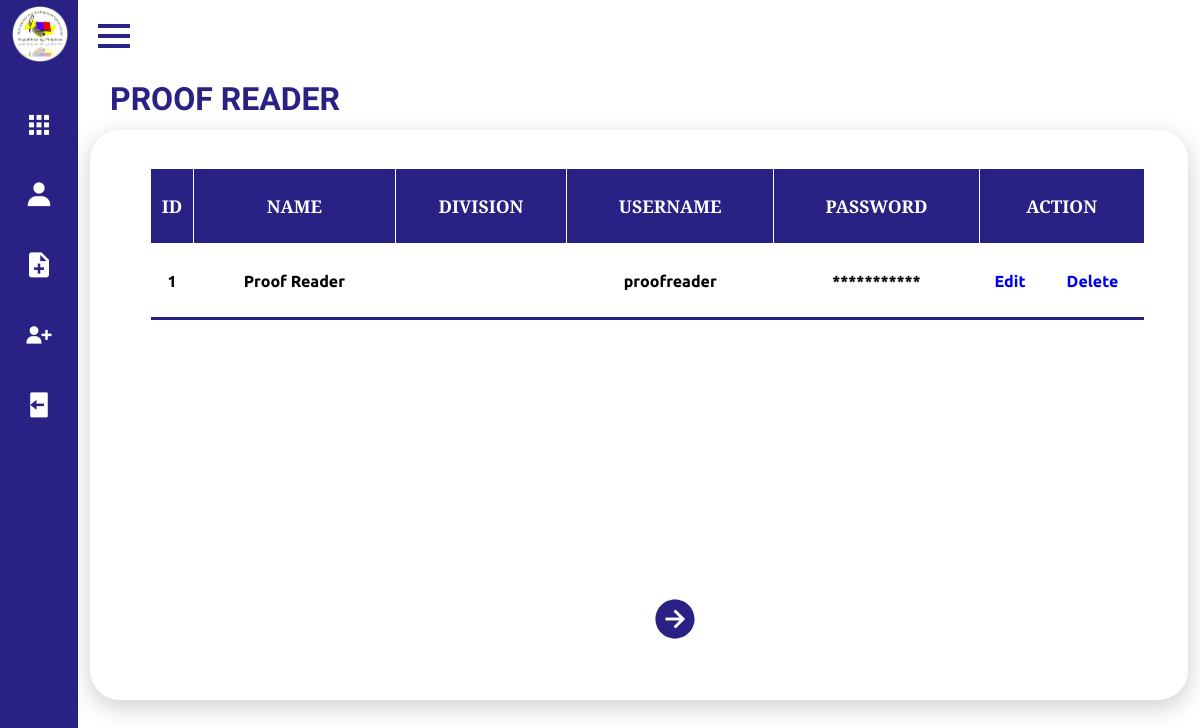
Before: /Frontend/Dashboard/proofreaderaccounts.php with the older database file.
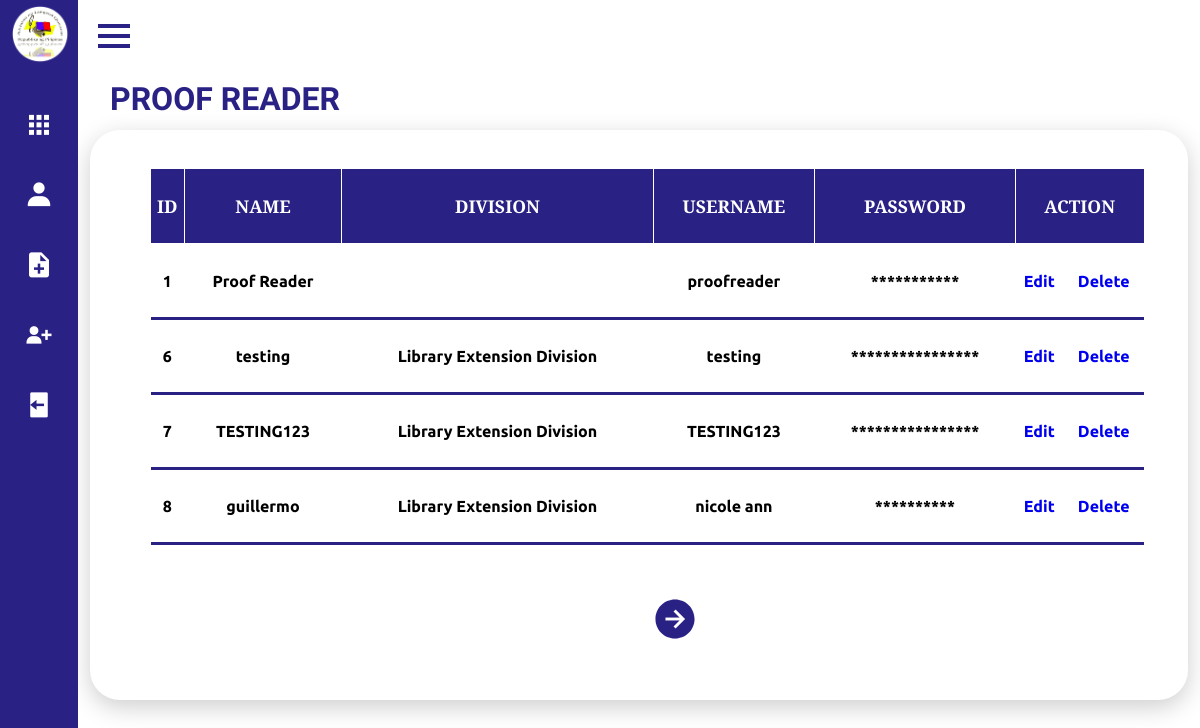
After: the same page with the newer database file.
### tables this page shows
CREATE TABLE `proofreader` (
  `id` int(11) NOT NULL,
  `name` varchar(255) NOT NULL,
  `division` varchar(255) NOT NULL,
  `section` varchar(255) NOT NULL,
  `username` varchar(255) NOT NULL,
  `password` varchar(255) NOT NULL
);

### Frontend/Dashboard/proofreaderaccounts.php (the view, shortened to what this page needs)
<?php
$server = "localhost";
$username = "root";
$password = "";
$db = "qcpl";
$conn = new mysqli($server, $username, $password, $db);
?>
<!DOCTYPE html>
<html lang="en">
<head>
    <link rel="stylesheet" href="style.css">
    <link href='https://unpkg.com/boxicons@2.0.7/css/boxicons.min.css' rel='stylesheet'>
</head>
<body>
     <div class="sidebar close">
        <div class="logo-details">
            <span class="img">
                <img src="imgs/logo.png" >
            </span>
        </div>
        <ul class="nav-links">
          <li>
            <div class="iocn-link">
              <a href="dash.php">
                <i class='bx bxs-grid'></i>
              </a>
            </div>
          </li>
          <li>
            <div class="iocn-link">
              <a href="user.php">
                <i class='bx bxs-user' ></i>
              </a>
            </div>
          </li>
          <li>
            <a href="doc.html">
              <i class='bx bxs-file-plus' ></i>
            </a>
          </li>
          <li>
            <a href="adduser.html">
              <i class='bx bxs-user-plus' ></i>
            </a>
          </li>
          <li>
            <a href="/qcpl/Backend/logout.php">
              <i class='bx bxs-log-out' ></i>
            </a>
          </li>
      </ul>
      </div>
    <section class="home-section">
        <div class="home-content">
            <i class='bx bx-menu' ></i>
        </div>
        <div class="details">
            <div class="upload">
                <div class="cardHeader">
                    <h2>PROOF READER</h2>
                <div class ="accts_boss2">
                <?php
                    $rowsPerPage = 4;
                    $page = isset($_GET['page']) ? intval($_GET['page']) : 1;
                    $offset = ($page - 1) * $rowsPerPage;
                    $sql = "SELECT * FROM proofreader LIMIT ? OFFSET ?";
                    $stmt = $conn->prepare($sql);
                    $stmt->bind_param("ii", $rowsPerPage, $offset);
                    $stmt->execute();
                    $result = $stmt->get_result();
                    if ($result->num_rows > 0) {
                        echo "<table aria-describedby='boss2-table'>";
                        echo "<tr><th>ID</th><th>Name</th><th>Division</th><th>Username</th><th>Password</th><th colspan='2'>Action</th></tr>";
                        echo "<tbody>";
                        while ($row = $result->fetch_assoc()) {
                            echo "<tr>";
                            echo "<td><center>" . htmlspecialchars($row["id"]) . "</td>";
                            echo "<td><center>" . htmlspecialchars($row["name"]) . "</td>";
                            echo "<td><center>" . htmlspecialchars($row["division"]) . "</td>";
                            echo "<td><center>" . htmlspecialchars($row["username"]) . "</td>";
                            echo "<td><center>" . str_repeat("*", strlen($row["password"])) . "</td>";
                            echo "<td id='boss2_edit'><center><a href='/qcpl/Backend/updateproofreaderaccount.php?id=" . htmlspecialchars($row["id"]) . "'>Edit</a></td>";
                            echo "<td id='boss2_delete'><center><a href='#' onclick='confirmDeleteBoss2(" . htmlspecialchars($row["id"]) . ")'>Delete</a></td>";
                            echo "</tr>";
                        }
                        echo "</tbody>";
                        echo "</table>";
                        $nextPage = $page + 1;
                        echo "<a href='?page=$nextPage' id='next' > <ion-icon name='arrow-forward-circle-sharp'></ion-icon></a>";
                    } else {
                        echo "No Proof Reader Account found!";
                    }
                    ?>
                </div>
            </div>
        </div>
    </div>
    </section>
</body>
</html>

Changed rows visible on the page:
added proofreader: id "6", name "testing", division "Library Extension Division", username "testing", password "****************"
added proofreader: id "7", name "TESTING123", division "Library Extension Division", username "TESTING123", password "****************"
added proofreader: id "8", name "guillermo", division "Library Extension Division", username "nicole ann", password "**********"
